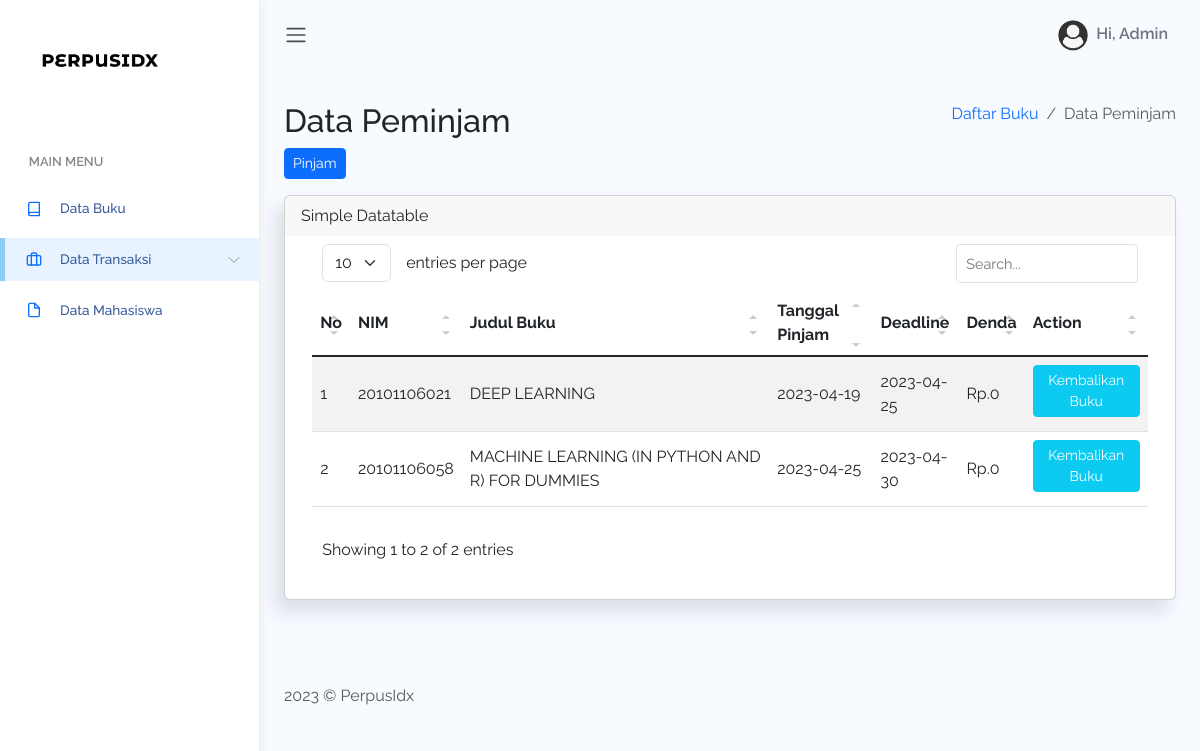
Page /admin/datapinjam.php on the committed database.
### tables this page shows
CREATE TABLE `peminjaman` (
  `id_peminjam` int(11) NOT NULL,
  `id_mhs` varchar(11) NOT NULL,
  `id_buku` varchar(11) DEFAULT NULL,
  `NIM` varchar(50) DEFAULT NULL,
  `tgl_pinjam` date DEFAULT NULL,
  `deadline` date DEFAULT NULL,
  `tgl_kembali` date DEFAULT NULL,
  `denda` varchar(100) DEFAULT NULL,
  `statuspjm` varchar(30) DEFAULT NULL
);

CREATE TABLE `buku` (
  `id_buku` int(11) NOT NULL,
  `foto` text NOT NULL,
  `judulBuku` varchar(100) NOT NULL,
  `deskripsi` longtext NOT NULL,
  `pengarang` varchar(50) NOT NULL,
  `penerbit` varchar(50) NOT NULL,
  `tahunterbit` year(4) NOT NULL,
  `status` varchar(50) DEFAULT NULL
);

### admin/datapinjam.php (the view, shortened to what this page needs)
<?php
include 'config.php';
$query = mysqli_query($conn, "SELECT * FROM peminjaman");
while($row=mysqli_fetch_array($query)){
    $tgll = date('Y-m-d');
    }
?>
<!DOCTYPE html>
<html lang="en">
<head>
    <link rel="stylesheet" href="assets/css/bootstrap.css">
    <link href="https://cdn.jsdelivr.net/npm/bootstrap@5.3.0-alpha3/dist/css/bootstrap.min.css" rel="stylesheet">
    <link rel="stylesheet" href="assets/vendors/simple-datatables/style.css">
    <link rel="stylesheet" href="assets/vendors/perfect-scrollbar/perfect-scrollbar.css">
    <link rel="stylesheet" href="assets/css/app.css">
</head>
<body>
<div id="app">
        <div id="sidebar" class='active'>
            <div class="sidebar-wrapper active">
                <div class="sidebar-header">
                    <img src="assets/images/logo.png" alt="">
                </div>
                <div class="sidebar-menu">
                    <ul class="menu">
                        <li class='sidebar-title'>Main Menu</li>
                        <li class="sidebar-item  ">
                            <a href="home.php" class='sidebar-link'>
                                <i data-feather="book" width="20"></i>
                                <span>Data Buku</span>
                            </a>
                        </li>
                        <li class="sidebar-item  has-sub active" >
                            <a href="#" class='sidebar-link'>
                                <i data-feather="briefcase" width="20"></i>
                                <span>Data Transaksi</span>
                            </a>
                        </li>
                        <li class="sidebar-item ">
                            <a href="table-datatable.php" class='sidebar-link'>
                                <i data-feather="file" width="20"></i>
                                <span>Data Mahasiswa</span>
                            </a>
                        </li>
                    </div>
                </div>
            </div>
            <div id="main">
                <nav class="navbar navbar-header navbar-expand navbar-light">
                    <a class="sidebar-toggler" href="#"><span
                            class="navbar-toggler-icon"></span></a>
                    <div class="collapse navbar-collapse"
                        id="navbarSupportedContent">
                        <ul class="navbar-nav d-flex align-items-center navbar-light
                            ms-auto">
                            <li class="dropdown">
                                <a href="#" data-bs-toggle="dropdown"
                                    class="nav-link dropdown-toggle nav-link-lg
                                    nav-link-user">
                                    <div class="avatar me-1">
                                        <img src="assets/images/avatar/avatar.png"
                                            alt="" srcset="">
                                    </div>
                                    <div class="d-none d-md-block
                                        d-lg-inline-block">Hi, Admin</div>
                                </a>
                            </li>
                        </ul>
                    </div>
                </nav>
<div class="main-content container-fluid">
    <div class="page-title">
        <div class="row">
            <div class="col-12 col-md-6 order-md-1 order-last">
                <h3>Data Peminjam</h3>
                <div class="col-md-12">
                    <a href="inputpinjam.php" class="btn btn-primary btn-sm mb-3"><i class="fa fa-plus"></i> Pinjam</a>
                </div>
            </div>
            <div class="col-12 col-md-6 order-md-2 order-first">
                <nav aria-label="breadcrumb" class='breadcrumb-header'>
                    <ol class="breadcrumb">
                        <li class="breadcrumb-item"><a href="home.php">Daftar Buku</a></li>
                        <li class="breadcrumb-item active" aria-current="page">Data Peminjam</li>
                    </ol>
                </nav>
            </div>
        </div>
    </div>
    <section class="section">
    <?php
        include "config.php";
        $sql = "SELECT peminjaman.*,mahasiswa.nama,buku.judulBuku
                FROM peminjaman,mahasiswa,buku
                WHERE peminjaman.id_mhs=mahasiswa.id_mhs
                AND peminjaman.id_buku=buku.id_buku
                AND peminjaman.tgl_kembali='0000-00-00'
                ORDER BY peminjaman.id_peminjam ASC";
        $result = mysqli_query($conn, $sql);
    ?>
        <div class="card">
            <div class="card-header">
                Simple Datatable
            </div>
            <div class="card-body">
                <table class='table table-striped' id="table1">
                    <thead>
                        <tr>
                            <th>No</th>
                            <th>NIM</th>
                            <th>Judul Buku</th>
                            <th>Tanggal Pinjam</th>
                            <th>Deadline</th>
                            <th>Denda</th>
                            <th>Action</th>
                        </tr>
                    </thead>
                    <tbody>
                        <?php
                            $no = 1;
                            while ($row = mysqli_fetch_assoc($result)) {
                                    $today_time = strtotime($tgll);
                                    $expire_time = strtotime($row['deadline']);?>
                                <tr <?php if ($expire_time < $today_time) { echo "style='background-color:red; color:red;'"; }else{echo"";} ?>>
                                    <td><?= $no++; ?></td>
                                    <td><?= $row['NIM']; ?></td>
                                    <td><?= $row['judulBuku']; ?></td>
                                    <td><?= $row['tgl_pinjam']; ?></td>
                                    <td><?= $row['deadline']; ?></td>
                                    <td>
                                        Rp.<?= $row['denda'] == '' ? '0' : $row['denda'] ?>
                                    </td>
                                    <td><?php echo  "<a href='inputkembali.php?id=".$row['id_peminjam']."' class='btn btn-info btn-sm' style='margin-bottom:6px; '>Kembalikan Buku</a>
                                        "?></td>
                                </tr>
                            <?php }
                            echo "</table>";
                        ?>
            </div>
        </div>
    </section>
</div>
            <footer>
                <div class="footer clearfix mb-0 text-muted">
                    <div class="float-start">
                        <p>2023 &copy; PerpusIdx</p>
                    </div>
                </div>
            </footer>
        </div>
    </div>
</body>
</html>

### admin/assets/css/app.css (style rules this page uses)
* { font-family:Raleway }
#app { position:relative }
#main { margin-left:260px;background-color:#f7faff;min-height:100vh;transition:margin-left .6s ease-out }
#main .main-content { padding:2rem 1.5rem }
#main .main-content .page-title h3 { font-size:2rem }
.breadcrumb-header .breadcrumb { justify-content:flex-end }
a { text-decoration:none }
a,button { outline:0 }
.feather,i { font-size:14px;height:1rem }
footer { padding:1rem 1.5rem }
.avatar { display:inline-flex;border-radius:50%;text-align:center;vertical-align:middle;position:relative }
.avatar img { width:32px;height:32px;border-radius:50% }
.btn.btn-danger,.btn.btn-dark,.btn.btn-info,.btn.btn-light,.btn.btn-link,.btn.btn-primary,.btn.btn-secondary,.btn.btn-success,.btn.btn-warning { color:#fff }
.dropdown-toggle:after { color:#fff }
#sidebar.active .sidebar-wrapper { left:0 }
.sidebar-wrapper { width:260px;height:100vh;position:fixed;top:0;z-index:10;background-color:#fff;bottom:0;border-right:1px solid #eee;box-shadow:0 0 10px #ececec;left:-260px;transition:left .6s ease-out }
.sidebar-wrapper .sidebar-header { padding:2rem 2rem 1rem;font-size:2rem;font-weight:700 }
.sidebar-wrapper .sidebar-header img { height:2.5rem }
.sidebar-wrapper .menu { padding-left:0;margin-top:2rem }
.sidebar-wrapper .menu .sidebar-title { padding:1.5rem 1.8rem .5rem;font-size:.8rem;font-weight:600;color:#888;text-transform:uppercase }
.sidebar-wrapper .menu .sidebar-link { display:block;padding:.7rem 1.5rem;font-size:.85rem;display:flex;align-items:center;transition:all .5s }
.sidebar-wrapper .menu .sidebar-link>span { color:#053382;font-weight:500;margin-left:1rem;opacity:.8 }
.sidebar-wrapper .menu .sidebar-item { list-style:none;margin-top:.5rem;position:relative }
.sidebar-wrapper .menu .sidebar-item.has-sub .sidebar-link:after { position:absolute;color:#ccc;right:15px;top:12px;display:block }
.sidebar-wrapper .menu .sidebar-item.active .sidebar-link { background-color:#e8f3ff }
.sidebar-wrapper .menu .sidebar-item.active .sidebar-link:before { content:"";position:absolute;left:0;height:100%;top:0;bottom:0;background-color:rgba(46,170,244,.5);width:5px }
.card { box-shadow:-8px 12px 18px 0 rgba(25,42,70,.13);margin-bottom:2.2rem }
.card .card-header { border:none }
.card .card-header~.card-body { padding-top:0 }
.card .card-body { padding:1.4rem 1.7rem }
.navbar { height:70px;padding:1.5rem }
.navbar .nav-link-user img { width:30px }
.navbar.navbar-header li { display:flex;align-items:center }
.navbar.navbar-header .dropdown>a { color:#6c757d;font-weight:600 }
.navbar.navbar-header .dropdown>a:after { display:none }
.dataTable-table td,.dataTable-table thead th,.table td,.table thead th { vertical-align:middle }
.dataTable-table thead th,.table thead th { border-bottom:2px solid #475f7b }

### rows in the picture
peminjaman: NIM "20101106021", id_buku.judulBuku "DEEP LEARNING", tgl_pinjam "2023-04-19", deadline "2023-04-25", denda "0"
peminjaman: NIM "20101106058", id_buku.judulBuku "MACHINE LEARNING (IN PYTHON AND R) FOR DUMMIES", tgl_pinjam "2023-04-25", deadline "2023-04-30", denda "0"
